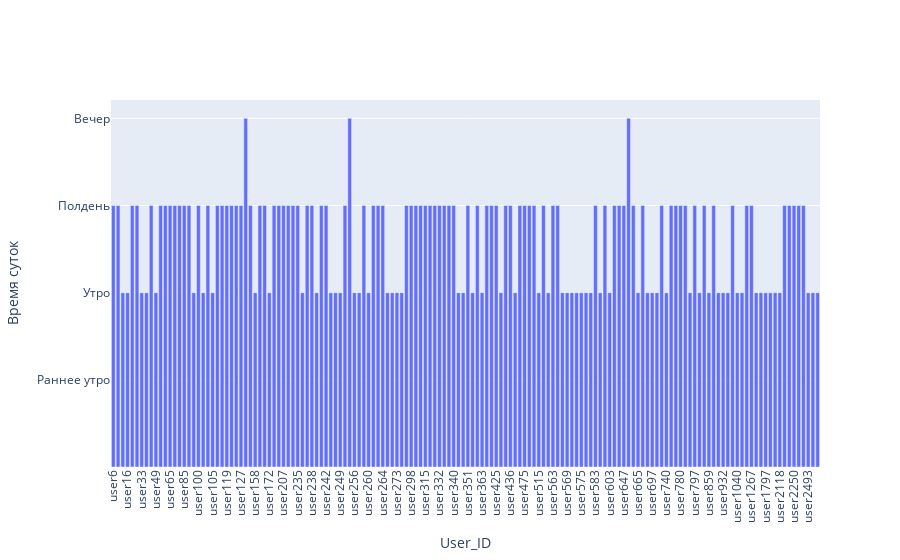

This figure's notebook cell:
### Markdown cell above
Выведите медианное время суток, в который началась сессия, для сессий 150 пользователей

### Code cell
d = {}
for user_x in new_train_data_150users['user_id'].unique():
    d[user_x] =int(np.median(new_train_data_150users[new_train_data_150users['user_id'] == user_x]['Part_of_Day']))
    
part_of_day = [u'Раннее утро', u'Утро', u'Полдень', u'Вечер', u'Ночь', u'Поздняя ночь']

data_viz =  go.Bar(
    x = list(map(lambda x: 'user'+x, map(str,d.keys()))),
    y = list(d.values())
)

fig = go.Figure(data = [data_viz])
fig.update_xaxes(tickangle=-90)
fig.update_layout(xaxis_title='User_ID', yaxis_title=u'Время суток', 
                  yaxis=dict(
                      tickmode = 'array',
                      tickvals = list(range(1,6)),
                      ticktext= part_of_day)
                 )
iplot(fig)

### Figure 1 — Plotly figure (JSON) as saved in the notebook; plotly's stock layout.template omitted (floating-point values rounded to 4 significant figures; data arrays with more than 128 entries replaced by an {"elided": "..."} marker saying what was removed)
{"data": [{"type": "bar", "x": {"elided": "150 str values"}, "y": {"elided": "150 int values"}}], "layout": {"xaxis": {"tickangle": -90, "title": {"text": "User_ID"}}, "yaxis": {"tickmode": "array", "ticktext": ["Раннее утро", "Утро", "Полдень", "Вечер", "Ночь", "Поздняя ночь"], "tickvals": [1, 2, 3, 4, 5], "title": {"text": "Время суток"}}}}
